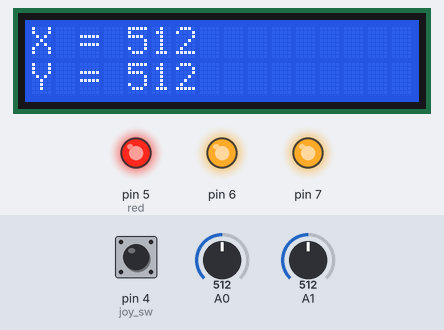
A sketch run on a simulated Arduino Uno, built with avr-gcc and run on an emulated ATmega328P. Shown: 16×2 character LCD, output pins drawn as LEDs (lit = HIGH). Inputs (shaded band) come from the test bench; at power-on: A0 = 512, A1 = 512, pin 4 (joy_sw) HIGH. What the sketch prints to the serial monitor is not drawn.

Above: at 1.2 s.
1.3 s: A0 set to 545
At 2.0 s:
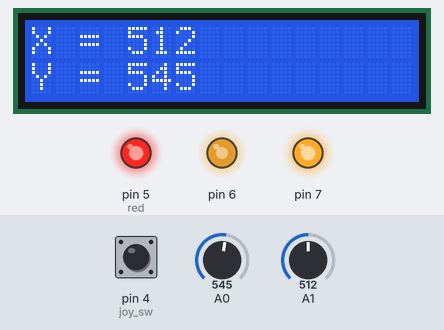
3.1 s: A0 set to 1003
At 4.0 s:
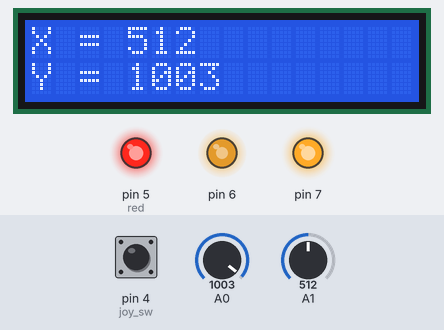
4.6 s: A0 set to 1020
At 5.9 s:
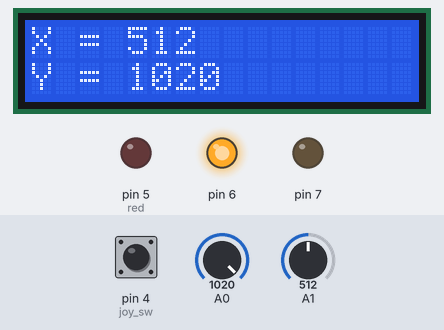
6.2 s: A1 set to 495
At 7.1 s:
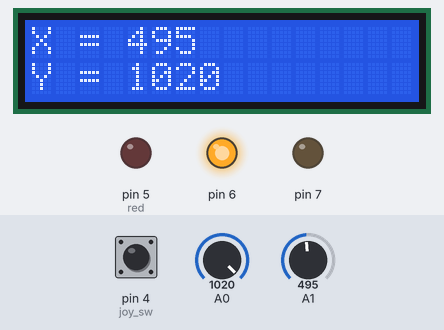
7.8 s: A1 set to 467
At 9.0 s:
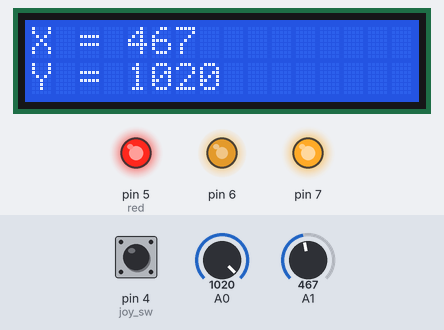
9.3 s: A0 set to 0
At 10.0 s:
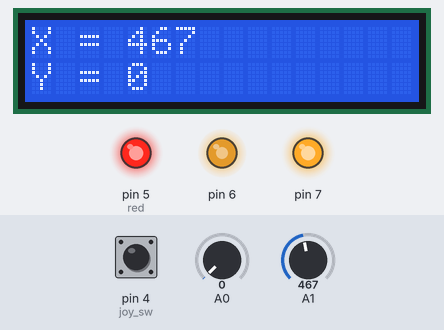
Timing chart, 0 to 12.3 s (numbered marks = the images above; inputs shaded):
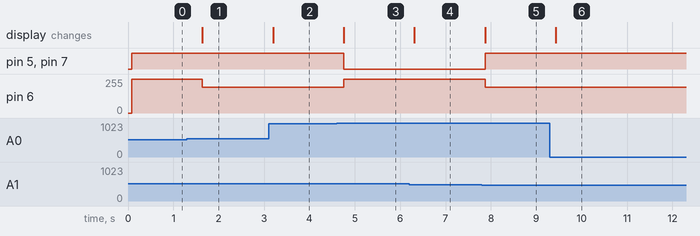

The sketch:

7_joystick_lcd_rgb_led.ino
```cpp
// 2015312229 Yoseob Kim
#include <LiquidCrystal_I2C.h>
LiquidCrystal_I2C lcd(0x27, 16, 2); // (address, column, row)

// 1-1: setting for joystick, rgb-led (variable declaration)
const int joy_sw = 4;
const int red = 5;
// green = 6, blue = 7 (using for loop)
// pin number 2~13 is used for PWM.
const byte color_info[][3] = {  // color - direction (x_range, y_range): index = x_range*3 + y_range
                                {0x80, 0x00, 0x80}, // purple - ne (0, 0): 0
                                {0xff, 0x40, 0x00}, // orange - north (0, 1): 1
                                {0x00, 0x80, 0x80}, // teal - nw (0, 2): 2

                                {0xff, 0x00, 0x00}, // red - east (1, 0): 3
                                {0xff, 0xff, 0xff}, // white - center (1, 1): 4
                                {0x00, 0xff, 0x00}, // green - west (1, 2): 5

                                {0x55, 0x6b, 0x2f}, // dark olive - se (2, 0): 6
                                {0x00, 0x00, 0xff}, // blue - south (2, 1): 7
                                {0xff, 0xff, 0x00}, // yellow - sw (2, 2): 8

                                {0xff, 0xc0, 0xcb} // pink - gap: 9
                             };
const char* color_name[] = {"Purple", "Orange", "Teal",
                            "Red", "White", "Green",
                            "Dark Olive", "Blue", "Yellow", "Pink"};
int current_color;

void setup(){
    pinMode(4, INPUT_PULLUP);

    Serial.begin(9600);
    Serial.println("Code written by Yoseob Kim (SKKU)");

    lcd.init();
    lcd.backlight();

    current_color = 0; // initial setting to white color
}

inline int get_range(int value){
    if(value >= 1020){ // west, south
        return 2;
    }
    else if(value >= 530 && value < 1020){ // do nothing
        return -1;
    }
    else if(value >= 480 && value < 530){ // center
        return 1;
    }
    else if(value >= 10 && value < 480){ // do nothing
        return -1;
    }
    else { // value < 10 : east, north
        return 0;
    }
}

void loop(){
    // 1-2: setting for joystick, lcd module
    int x_axis, y_axis, sw_input;
    x_axis = analogRead(A1);
    y_axis = analogRead(A0);
    sw_input = digitalRead(joy_sw);
    lcd.clear(); // lcd clear

    // 2: lcd display - position of joystick
    lcd.setCursor(0, 0); // set cursor to first row - print x axis
    lcd.print("X = ");
    lcd.print(x_axis);

    lcd.setCursor(0, 1); // set cursor to second row - print y axis
    lcd.print("Y = ");
    lcd.print(y_axis);

    // 3: rgb-led color changing by position of joystick
    int x_range, y_range;
    x_range = get_range(x_axis);
    y_range = get_range(y_axis);
    current_color = (x_range >=0 && y_range >=0)?(x_range*3+y_range):9;
    for(int i=0;i<3;++i){
        analogWrite(red+i, color_info[current_color][i]);
    }

    // 4: turn-off rtb-led
    if(sw_input == LOW){
        for(int i=0;i<3;++i){
            analogWrite(red+i, LOW);
        }
    }

    // 5: serial monitor output
    Serial.print("X: ");
    Serial.print(x_axis);
    Serial.print("\tY: ");
    Serial.print(y_axis);
    if(sw_input == HIGH){
        Serial.print("\tNot Pressed!");
        Serial.print("\tLED Color: ");
        Serial.println(color_name[current_color]);
    }
    else {
        Serial.println("\tPressed! - Turn OFF LED");
    }

    delay(500);
}
```

Measured:
- the behaviour switches between 529 and 530 on A0 (found by bisection; images 0 and 1)
- the behaviour switches between 1019 and 1020 on A0 (found by bisection; images 2 and 3)
- the behaviour switches between 480 and 479 on A1 (found by bisection; images 4 and 5)
- after the input at 1.3 s, pin 6: 255/255 → 192/255 after 0.34 s; the display: changes after 0.34 s (image 1)
- after the input at 3.1 s, the display: changes after 0.10 s (image 2)
- after the input at 4.6 s, pin 5 (red), pin 7: HIGH → LOW after 0.16 s; pin 6: 192/255 → 255/255 after 0.16 s; the display: changes after 0.16 s (image 3)
- after the input at 6.2 s, the display: changes after 0.11 s (image 4)
- after the input at 7.8 s, pin 5 (red), pin 7: LOW → HIGH after 0.07 s; pin 6: 255/255 → 192/255 after 0.07 s; the display: changes after 0.07 s (image 5)
- after the input at 9.3 s, the display: changes after 0.13 s (image 6)
